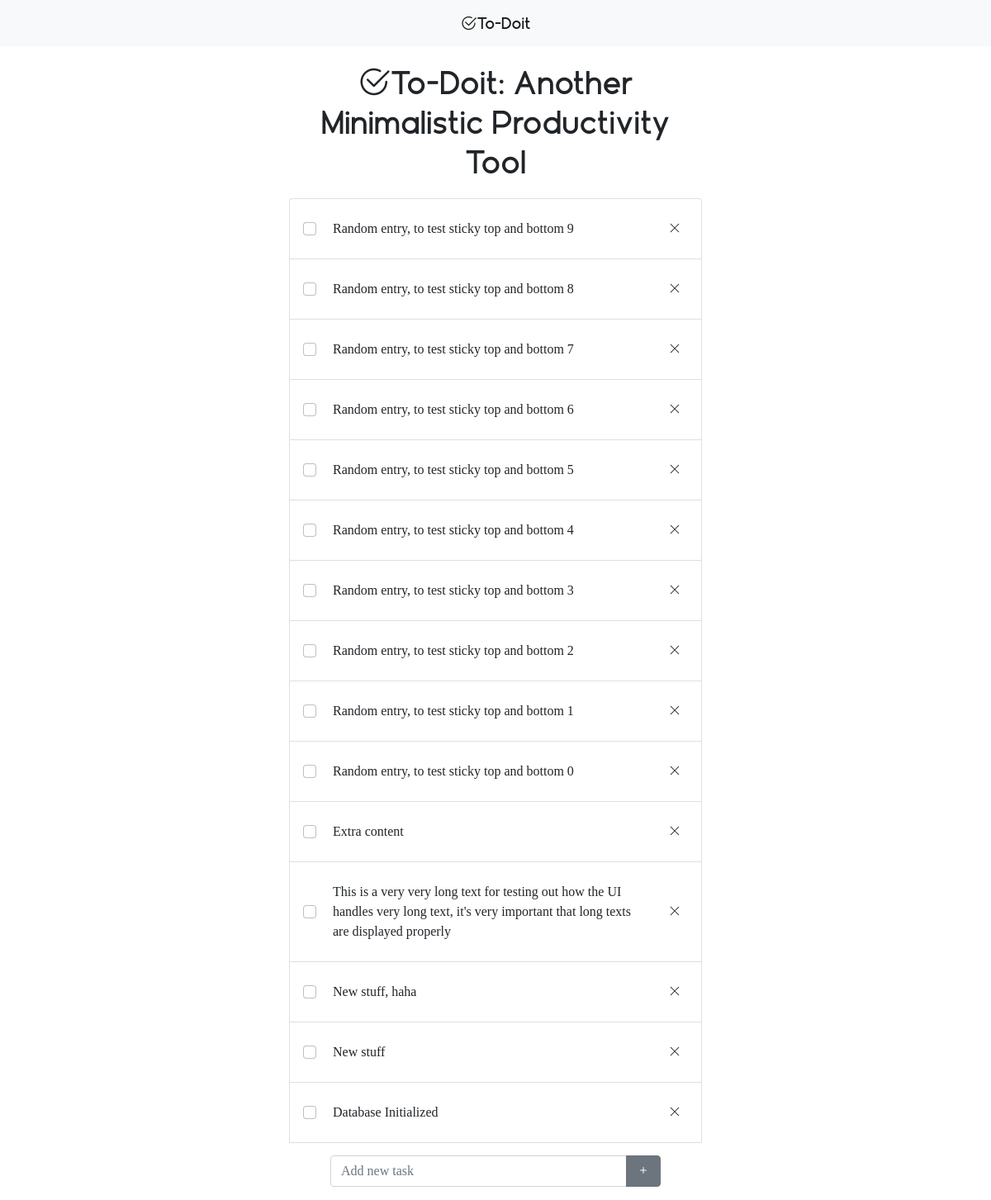
Before: / with the older database file.
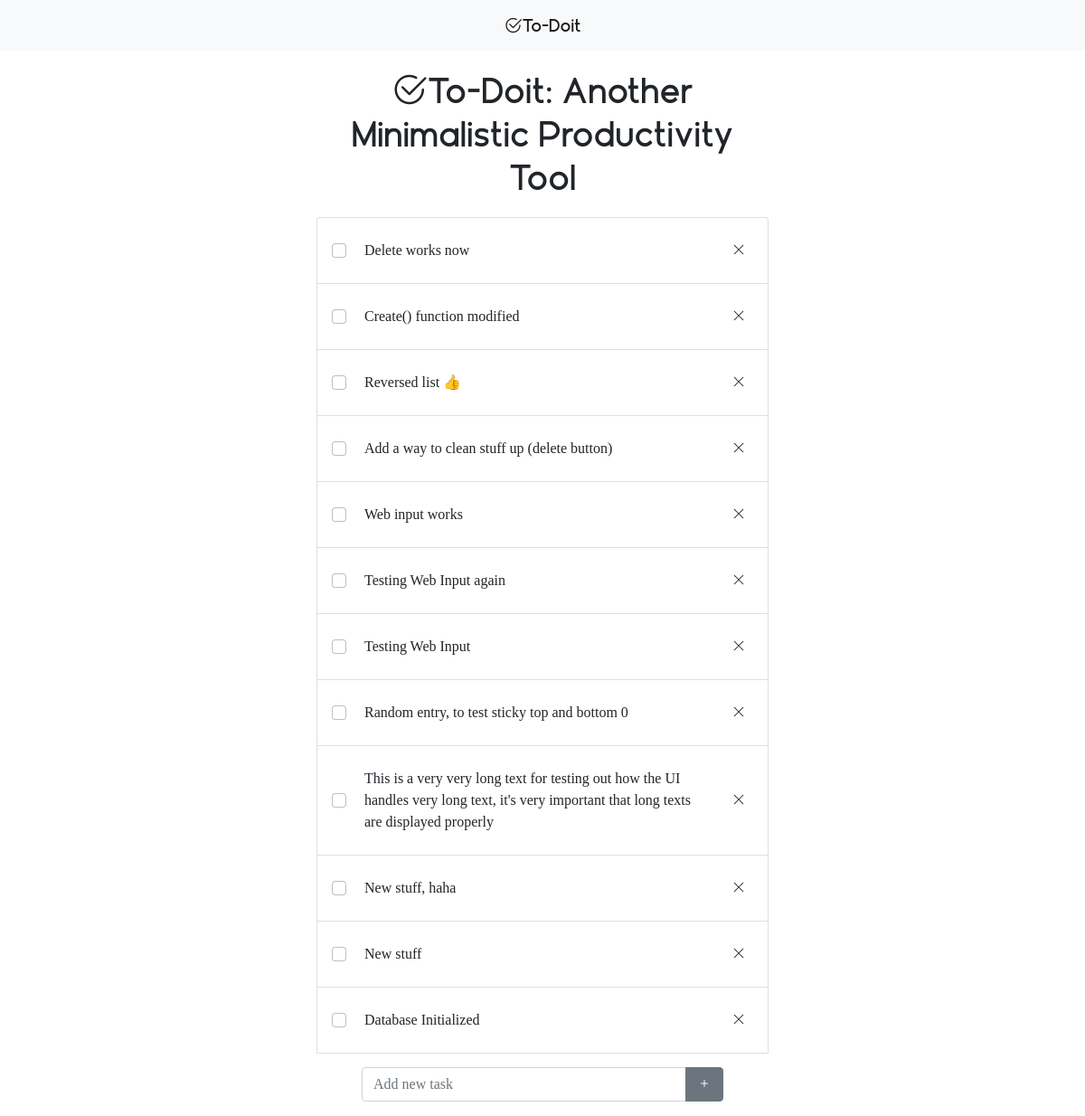
After: the same page with the newer database file.
### tables this page shows
CREATE TABLE todos (
    id INTEGER PRIMARY KEY AUTOINCREMENT,
    time TIMESTAMP NOT NULL DEFAULT CURRENT_TIMESTAMP,
    content TEXT NOT NULL
);

### app.py (the view)
@app.route('/', methods =["GET", "POST"])
def index():
    conn = get_db_connection()
    todos = conn.execute('SELECT * FROM todos').fetchall()
    todos = reversed(todos)
    conn.close()
    return render_template('index.html',todos=todos)

### app.py (called while the page is built)
def get_db_connection():
    conn = sqlite3.connect('database.db')
    conn.row_factory = sqlite3.Row
    return conn

### templates/index.html
{% extends 'base.html' %}
{% block content %}
    {% for entry in todos %}
        <li id="{{ entry['id'] }}" class="list-group-item d-flex justify-content-between align-items-center">
    		<span><input class="form-check-input me-1" type="checkbox" value="" aria-label="..."></span>
            <div class="card-body">{{ entry['content'] }}</div>
            <form><button id="{{ entry['id'] }}" type="button" class="btn btn-sm close_button" aria-label="Close"><i class="bi bi-x-lg"></i></button></form>
        </li>
    {% endfor %}
{% endblock %}

### templates/base.html (shortened to what this page needs)
<!doctype html>
<html lang="en">
  <head>
    <link href="https://cdn.jsdelivr.net/npm/bootstrap@5.0.2/dist/css/bootstrap.min.css" rel="stylesheet">
    <link rel="stylesheet" href="https://cdn.jsdelivr.net/npm/bootstrap-icons@1.9.1/font/bootstrap-icons.css">
    <link rel="stylesheet" type="text/css" href="{{ url_for('static',filename='style.css') }}">
  </head>
  <body>
	<nav class="navbar sticky-top navbar-light bg-light">
    	<div class="container">
        <a class="navbar-brand logotype mx-auto" href="#">
            <i class="bi bi-check2-circle"></i>To-Doit
        </a>
  	  </div>
	</nav>
	<div class="content">
    <h1 id='headee' class="header text-center"><i class="bi bi-check2-circle"></i>To-Doit: Another Minimalistic Productivity Tool</h1>
    <ul class="list-group">
        {% block content %} {% endblock %}
        <form action="{{ url_for('create') }}" method="post" class="fixed-bottom-group">
	        <div class="input-group mb-3">
		        <input type="text" name="new_entry" class="form-control" placeholder="Add new task" aria-label="Add task" aria-describedby="button-addon2">
		        <button class="btn btn-secondary" type="submit" id="button-addon2"><i class="bi bi-plus"></i></button>
	        </div>
	    </form>
	</ul>
    </div>
  </body>
</html>

### static/style.css (style rules this page uses)
.logotype { font-family: 'Geomatrix'; }
.header { font-family: 'Geomatrix'; margin: 20px; }
.content { font-family: 'Roundy'; max-width: 500px; margin: auto; }
.fixed-bottom-group { position:sticky; bottom:0; left:0; right:0; width:80%; margin:auto; margin-top: 15px; }

Changed rows visible on the page:
removed todos: content "Random entry, to test sticky top and bottom 9"
removed todos: content "Random entry, to test sticky top and bottom 8"
removed todos: content "Random entry, to test sticky top and bottom 7"
removed todos: content "Random entry, to test sticky top and bottom 6"
removed todos: content "Random entry, to test sticky top and bottom 5"
removed todos: content "Random entry, to test sticky top and bottom 4"
removed todos: content "Random entry, to test sticky top and bottom 3"
removed todos: content "Random entry, to test sticky top and bottom 2"
removed todos: content "Random entry, to test sticky top and bottom 1"
removed todos: content "Extra content"
added todos: content "Delete works now"
added todos: content "Create() function modified"
added todos: content "Reversed list 👍"
added todos: content "Add a way to clean stuff up (delete button)"
added todos: content "Web input works"
added todos: content "Testing Web Input again"
added todos: content "Testing Web Input"
